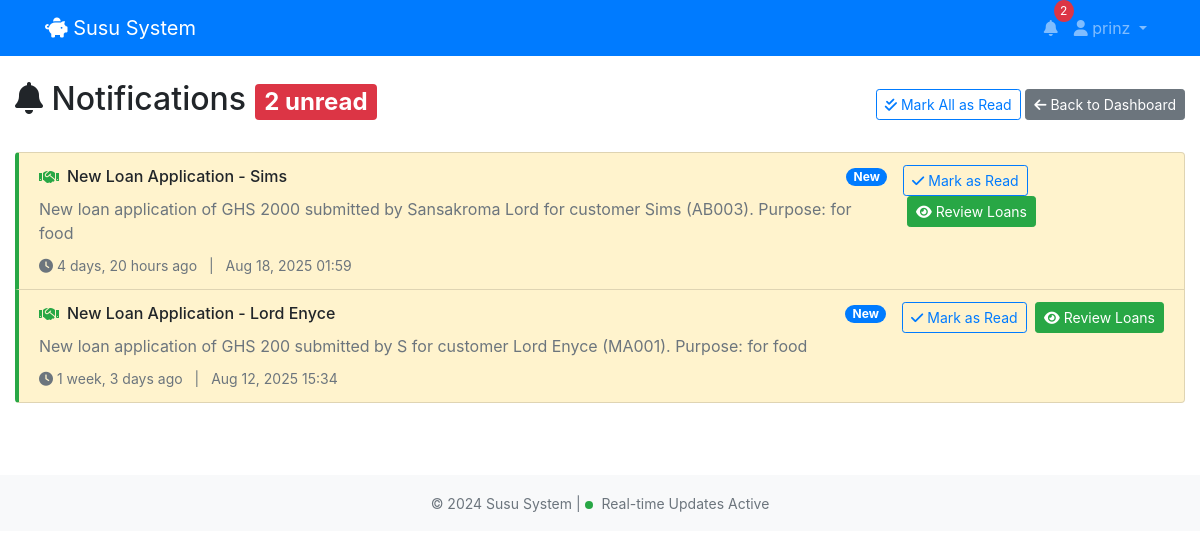
The app's page /notifications/ (signed in) with its own data.
### core/models.py (models this page shows, shortened)
class Notification(models.Model):
    NOTIFICATION_TYPES = [
        ('loan_application', 'Loan Application'),
        ('daily_submission', 'Daily Submission'),
        ('customer_inactive', 'Customer Inactive'),
        ('loan_overdue', 'Loan Overdue'),
        ('system_alert', 'System Alert'),
    ]
    recipient = models.ForeignKey(User, on_delete=models.CASCADE, related_name='notifications')
    notification_type = models.CharField(max_length=20, choices=NOTIFICATION_TYPES)
    title = models.CharField(max_length=200)
    message = models.TextField()
    is_read = models.BooleanField(default=False)
    created_at = models.DateTimeField(auto_now_add=True)
    related_object_id = models.PositiveIntegerField(null=True, blank=True)  # For linking to specific objects
    class Meta:
        app_label = 'core'
        ordering = ['-created_at']

### core/views.py (the view)
# urls.py: path('notifications/', views.notifications_list, name='notifications_list'),
@login_required
def notifications_list(request):
    notifications = request.user.notifications.order_by('-created_at')
    unread_count = notifications.filter(is_read=False).count()
    return render(request, 'core/notifications.html', {
        'notifications': notifications,
        'unread_count': unread_count
    })

### core/templates/core/notifications.html (shortened to what this page needs)
{% extends 'base.html' %}
{% load static %}
{% block content %}
<div class="container-fluid">
    <div class="row mb-4">
        <div class="col-12">
            <div class="d-flex justify-content-between align-items-center">
                <h2>
                    <i class="fas fa-bell"></i> Notifications
                    {% if unread_count > 0 %}
                        <span class="badge badge-danger">{{ unread_count }} unread</span>
                    {% endif %}
                </h2>
                <div>
                    {% if unread_count > 0 %}
                        <button class="btn btn-outline-primary btn-sm" onclick="markAllAsRead()">
                            <i class="fas fa-check-double"></i> Mark All as Read
                        </button>
                    {% endif %}
                    <a href="{% url 'dashboard' %}" class="btn btn-secondary btn-sm">
                        <i class="fas fa-arrow-left"></i> Back to Dashboard
                    </a>
                </div>
            </div>
        </div>
    </div>
    <div class="row">
        <div class="col-12">
            {% if notifications %}
                <div class="list-group">
                    {% for notification in notifications %}
                        <div class="list-group-item notification-item notification-{{ notification.notification_type }} {% if not notification.is_read %}notification-unread{% else %}notification-read{% endif %}"
                             data-notification-id="{{ notification.id }}">
                            <div class="d-flex w-100 justify-content-between align-items-start">
                                <div class="flex-grow-1">
                                    <div class="d-flex align-items-center mb-2">
                                        <span class="mr-2">
                                            {% if notification.notification_type == 'loan_application' %}
                                                <i class="fas fa-handshake text-success"></i>
                                            {% elif notification.notification_type == 'daily_submission' %}
                                                <i class="fas fa-calendar-check text-info"></i>
                                            {% elif notification.notification_type == 'customer_inactive' %}
                                                <i class="fas fa-user-times text-warning"></i>
                                            {% elif notification.notification_type == 'loan_overdue' %}
                                                <i class="fas fa-exclamation-triangle text-danger"></i>
                                            {% elif notification.notification_type == 'system_alert' %}
                                                <i class="fas fa-cog text-purple"></i>
                                            {% else %}
                                                <i class="fas fa-bell text-secondary"></i>
                                            {% endif %}
                                        </span>
                                        <h6 class="mb-0 flex-grow-1">{{ notification.title }}</h6>
                                        {% if not notification.is_read %}
                                            <span class="badge badge-primary badge-pill">New</span>
                                        {% endif %}
                                    </div>
                                    <p class="mb-2 text-muted">{{ notification.message }}</p>
                                    <small class="text-muted">
                                        <i class="fas fa-clock"></i>
                                        {{ notification.created_at|timesince }} ago
                                        <span class="mx-2">|</span>
                                        {{ notification.created_at|date:"M d, Y H:i" }}
                                    </small>
                                </div>
                                <div class="ml-3">
                                    {% if not notification.is_read %}
                                        <button class="btn btn-sm btn-outline-primary"
                                                onclick="markAsRead({{ notification.id }})">
                                            <i class="fas fa-check"></i> Mark as Read
                                        </button>
                                    {% endif %}
                                    {% if notification.notification_type == 'loan_application' and notification.related_object_id %}
                                        {% if user.is_superuser %}
                                            <a href="{% url 'review_loans' %}" class="btn btn-sm btn-success ml-1">
                                                <i class="fas fa-eye"></i> Review Loans
                                            </a>
                                        {% endif %}
                                    {% endif %}
                                </div>
                            </div>
                        </div>
                    {% endfor %}
                </div>
            {% endif %}
        </div>
    </div>
</div>
{% endblock %}

### core/templates/base.html (shortened to what this page needs)
<!DOCTYPE html>
<html lang="en">
<head>
    <link href="https://cdnjs.cloudflare.com/ajax/libs/bootstrap/4.6.2/css/bootstrap.min.css" rel="stylesheet">
    <link href="https://cdnjs.cloudflare.com/ajax/libs/font-awesome/6.0.0/css/all.min.css" rel="stylesheet">
</head>
<body>
    <nav class="navbar navbar-expand-lg navbar-dark bg-primary">
        <div class="container">
            <a class="navbar-brand" href="{% url 'dashboard' %}">
                <i class="fas fa-piggy-bank"></i> Susu System
            </a>
            <div class="navbar-nav ml-auto">
                {% if user.is_authenticated %}
                    <div class="nav-item dropdown position-relative">
                        <a class="nav-link" href="#" id="notificationDropdown" role="button" data-toggle="dropdown">
                            <i class="fas fa-bell"></i>
                            <span class="notification-badge" id="notification-count" style="display: none;">0</span>
                        </a>
                    </div>
                    <div class="nav-item dropdown">
                        <a class="nav-link dropdown-toggle" href="#" role="button" data-toggle="dropdown">
                            <i class="fas fa-user"></i> {{ user.get_full_name|default:user.username }}
                        </a>
                    </div>
                {% endif %}
            </div>
        </div>
    </nav>
    <main class="py-4">
        {% block content %}{% endblock %}
    </main>
    <footer class="bg-light text-center py-3 mt-5">
        <div class="container">
            <small class="text-muted">
                &copy; 2024 Susu System |
                <span class="real-time-indicator"></span>
                Real-time Updates Active
            </small>
        </div>
    </footer>
</body>
</html>

### core/templates/base.html (style rules this page uses)
.notification-badge { background-color: #dc3545; color: white; border-radius: 50%; padding: 2px 6px; font-size: 12px; position: absolute; top: -8px; right: -8px; min-width: 20px; text-align: center; }
.real-time-indicator { display: inline-block; width: 8px; height: 8px; background: #28a745; border-radius: 50%; animation: pulse 2s infinite; margin-right: 5px; }

### core/templates/core/notifications.html (style rules this page uses)
.notification-item { transition: all 0.3s ease; border-left: 4px solid #007bff; }
.notification-unread { background-color: #fff3cd; border-left-color: #ffc107; }
.notification-loan_application { border-left-color: #28a745; }

### records on screen
Notification: notification_type "loan_application" (drawn), title "New Loan Application - Sims", is_read "New", message "New loan application of GHS 2000 submitted by Sansakroma Lord for customer Sims (AB003). Purpose: for food", created_at "4 days, 20 hours", created_at "Aug 18, 2025 01:59"
Notification: notification_type "loan_application" (drawn), title "New Loan Application - Lord Enyce", is_read "New", message "New loan application of GHS 200 submitted by S for customer Lord Enyce (MA001). Purpose: for food", created_at "1 week, 3 days", created_at "Aug 12, 2025 15:34"

### other values on screen
{{ user.get_full_name|default:user.username }} "prinz"
{{ unread_count }} "2"
